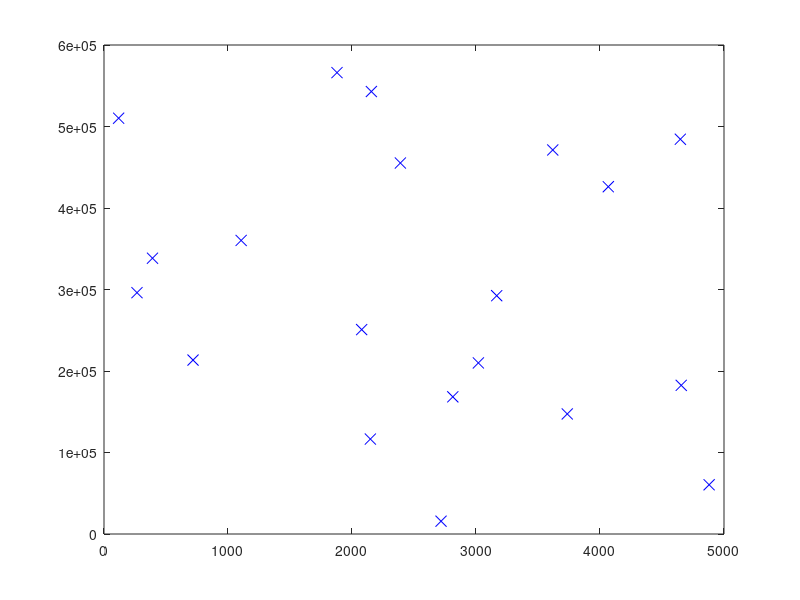
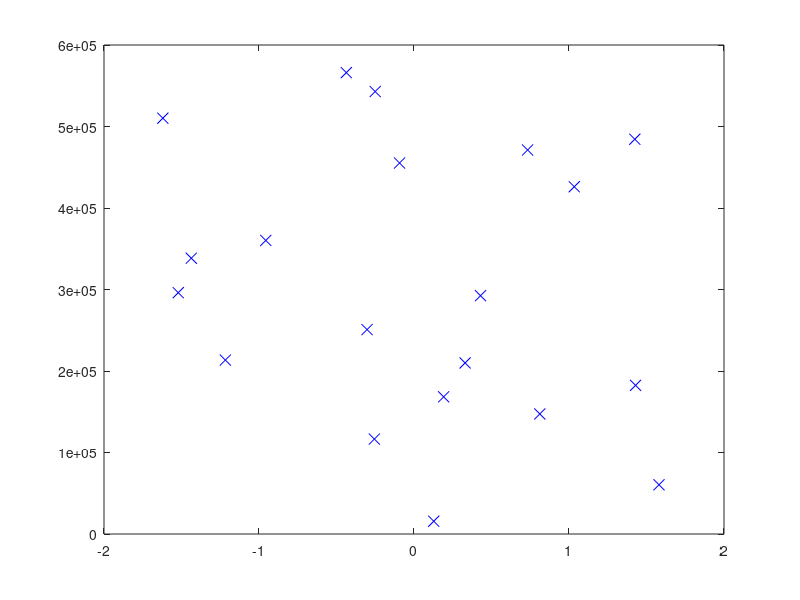
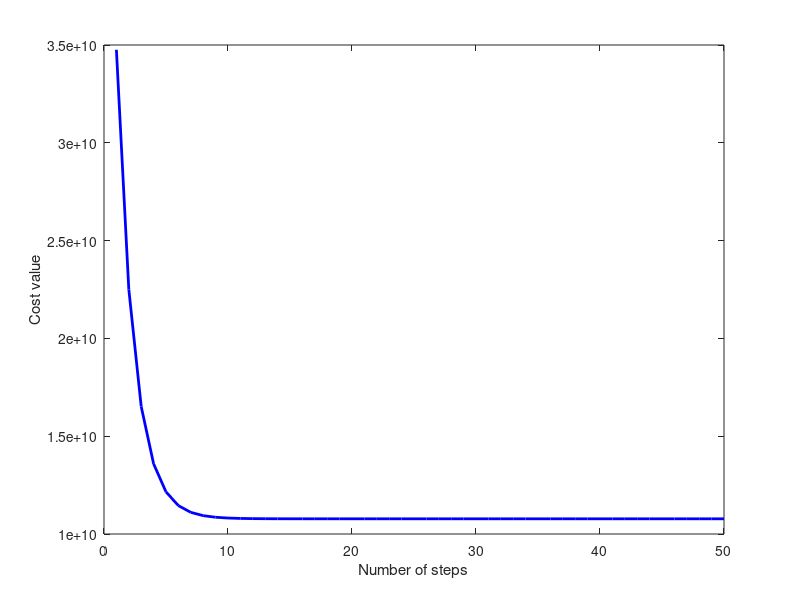

MATLAB code for these plots, in order:
% Run file for an example linear regression model
% programmer: me =]
%
% data: data1.csv is a 20x3 matrix containing randomly generated numbers
%		make sure to save your csv file format as specialty .csv, the common UTF-8 will not work
%
% goal: given X matrix of m by n, m examples and n features, and a vector y with m results,
%       use linear regression to find theta that best fit the given data.

% setup and house keeping
clear; close all; clc

% load data
data = load('data1.csv');
X = data(:, 1:2);              	% columns 1 and 2 are input parameters
y = data(:, 3);                	% column 3 is our label
m = length(y);                 	% get number of rows

% explore data
plot(X(:,1), y, 'bx', 'MarkerSize', 8);
print -djpg 'fig1_X_col1.jpg';                             % save figure 1
% if you are receiving fig2dev warning on the print function, you will need to install the package
% or turn the warning off, the figure will still save to your directory

% normalize X which will help converges quickly
X_norm = zeros(size(X));        % initialize X_norm
mu = zeros(1, size(X,2));       % initialize mu for mean per column
sigma = zeros(1, size(X,2));    % initialize sigma for std per column

for c=1:size(X,2),
	cmean = mean(X(:,c));       % get column mean
	cstd = std(X(:,c));         % get column std
	for r=1:size(X,1),
	    X_norm(r,c) = (X(r,c) - cmean) / cstd;             % store normalized values
	end;
	mu(1,c) = cmean;            % store column mean
	sigma(1,c) = cstd;          % store column std
end;

% explore data again
plot(X_norm(:,1), y, 'bx', 'MarkerSize', 8);
print -djpg 'fig2_X_col1_normalized.jpg';

X_norm = [ones(m, 1) X_norm];   % Add intercept term to X_norm


% ====== Using gradient descent ======

% give learning rate and step counts
alpha = 0.3;
step_ct = 50;

theta = zeros(3,1);             % initialize theta to zeros

cost_h = zeros(step_ct,1);      % create tracker to record cost function history

% perform gradient descent
for num = 1:step_ct
	
	temp_var = zeros(size(theta,1),1);                      % temp_var to store new theta
	
    % loop throw each element of theta and store new value in temp_var
	for r=1:size(theta,1)
	    temp_var(r) = theta(r) - alpha * ((1/m) * sum((X_norm*theta-y).*(X_norm(:,r))));
	end;
	
	theta = temp_var;           % assign theta to new theta
	
	cost_h(num) = (X_norm*theta-y)' * (X_norm*theta-y) / (2*m);       % store cost for this step
	
end;

% plot
figure;
plot(1:step_ct, cost_h, '-b', 'LineWidth', 2);              % plot cost value as step increases
xlabel('Number of steps');
ylabel('Cost value');
print -djpg 'fig3_gradient_descent.jpg';

% Display gradient descent's result
fprintf('Theta computed from gradient descent: \n');
fprintf(' %f \n', theta);
fprintf('The result should be: [305394.99450; -31132.036292; -60241.377398]\n');


% ======= Using normal equation =======

% intuition: take the derivative of cost function and set to 0, but the below function will work!

theta_n = pinv(X_norm' * X_norm) * X_norm' * y;

% Display normal equation's result
fprintf('Theta computed from the normal equations: \n');
fprintf(' %f \n', theta_n);
fprintf('The result should be: [305395.0; -31132.030004; -60241.384184]\n');